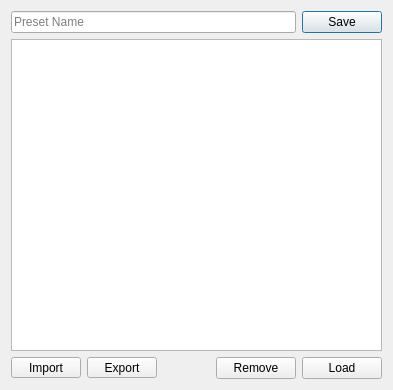
<?xml version="1.0" encoding="UTF-8"?>
<ui version="4.0">
 <class>Preset</class>
 <widget class="QDialog" name="Preset">
  <property name="geometry">
   <rect>
    <x>0</x>
    <y>0</y>
    <width>393</width>
    <height>390</height>
   </rect>
  </property>
  <property name="minimumSize">
   <size>
    <width>390</width>
    <height>390</height>
   </size>
  </property>
  <property name="windowTitle">
   <string>Custom Presets</string>
  </property>
  <property name="windowIcon">
   <iconset resource="../resources.qrc">
    <normaloff>:/icons/icon.svg</normaloff>:/icons/icon.svg</iconset>
  </property>
  <layout class="QVBoxLayout" name="verticalLayout_3">
   <item>
    <layout class="QHBoxLayout" name="horizontalLayout_2">
     <property name="bottomMargin">
      <number>0</number>
     </property>
     <item>
      <widget class="QLineEdit" name="presetName">
       <property name="dragEnabled">
        <bool>false</bool>
       </property>
       <property name="placeholderText">
        <string>Preset Name</string>
       </property>
       <property name="clearButtonEnabled">
        <bool>true</bool>
       </property>
      </widget>
     </item>
     <item>
      <widget class="QPushButton" name="add">
       <property name="toolTip">
        <string>Adds current config as a preset</string>
       </property>
       <property name="text">
        <string>Save</string>
       </property>
      </widget>
     </item>
    </layout>
   </item>
   <item>
    <widget class="QListWidget" name="files">
     <property name="contextMenuPolicy">
      <enum>Qt::CustomContextMenu</enum>
     </property>
    </widget>
   </item>
   <item>
    <layout class="QHBoxLayout" name="horizontalLayout">
     <property name="bottomMargin">
      <number>0</number>
     </property>
     <item>
      <widget class="QToolButton" name="importBtn">
       <property name="minimumSize">
        <size>
         <width>70</width>
         <height>0</height>
        </size>
       </property>
       <property name="text">
        <string>Import</string>
       </property>
       <property name="popupMode">
        <enum>QToolButton::InstantPopup</enum>
       </property>
      </widget>
     </item>
     <item>
      <widget class="QToolButton" name="exportBtn">
       <property name="minimumSize">
        <size>
         <width>70</width>
         <height>0</height>
        </size>
       </property>
       <property name="text">
        <string>Export</string>
       </property>
       <property name="popupMode">
        <enum>QToolButton::InstantPopup</enum>
       </property>
      </widget>
     </item>
     <item>
      <spacer name="horizontalSpacer">
       <property name="orientation">
        <enum>Qt::Horizontal</enum>
       </property>
       <property name="sizeHint" stdset="0">
        <size>
         <width>40</width>
         <height>20</height>
        </size>
       </property>
      </spacer>
     </item>
     <item>
      <widget class="QPushButton" name="remove">
       <property name="minimumSize">
        <size>
         <width>80</width>
         <height>0</height>
        </size>
       </property>
       <property name="text">
        <string>Remove</string>
       </property>
      </widget>
     </item>
     <item>
      <widget class="QPushButton" name="load">
       <property name="minimumSize">
        <size>
         <width>80</width>
         <height>0</height>
        </size>
       </property>
       <property name="text">
        <string>Load</string>
       </property>
      </widget>
     </item>
    </layout>
   </item>
  </layout>
 </widget>
 <tabstops>
  <tabstop>presetName</tabstop>
  <tabstop>add</tabstop>
  <tabstop>importBtn</tabstop>
  <tabstop>exportBtn</tabstop>
  <tabstop>remove</tabstop>
  <tabstop>load</tabstop>
 </tabstops>
 <resources>
  <include location="../resources.qrc"/>
 </resources>
 <connections/>
</ui>
